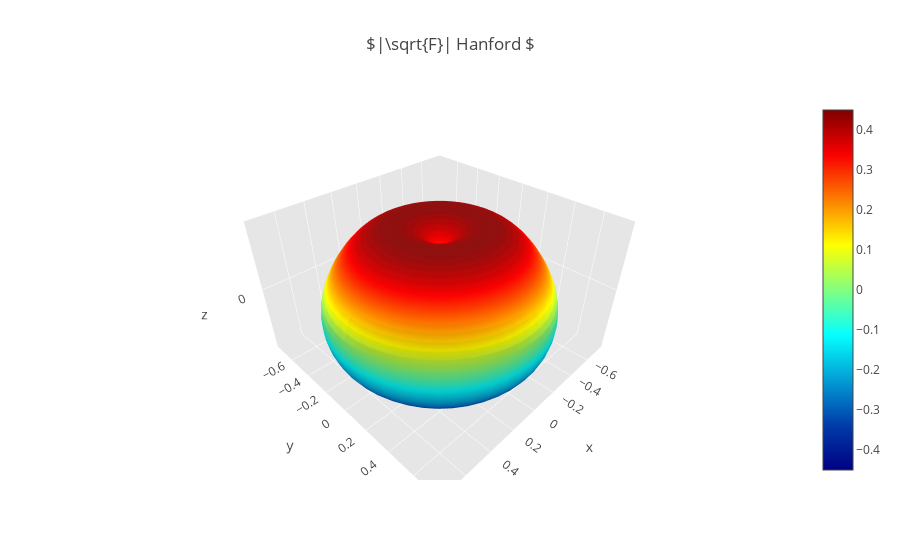

Notebook source saved alongside this figure:
### Markdown cell above
# |Fc^2 + Fp^2|

### Code cell
import numpy as np
import plotly.plotly
plotly.offline.init_notebook_mode(connected=True)
import plotly.offline as py
import plotly.graph_objs as go

import pycbc
from pycbc.detector import Detector
from pycbc.waveform import get_td_waveform

# Euler's angles 
theta_aux = np.linspace(0,np.pi,50) # right ascension
phi_aux = np.linspace(0,2*np.pi,50) # declination
psi = 0 # polarization

# compute grid for theta and phi
theta, phi  = np.meshgrid(theta_aux, phi_aux)

# declare time of earth rotation
time = 1000000000

# declare detector we want to refer H1-Hanford, L1-Livingston, Vi-Virgo
d = Detector("H1")

# compute antenna pattern f-plus and f-cross
for index in range(len(theta)):
    fp, fc = d.antenna_pattern(phi[index], theta[index], psi, time)
    # compute |sqrt(F)|, declare F = Fp^2 + Fc^2
    abs_f = abs(pow(pow(fc, 2) + pow(fp,2), 0.5)) 
    # if you're curious about the numbers 
    # print("|square_F| %s" % str(abs_f))

# set spheriacal coordinates transform
x = abs_f * np.cos(phi) * np.sin(theta)  # x = r*cos(phi)*sin(theta)
y = abs_f * np.sin(phi) * np.sin(theta)  # y = r*sin(phi)*sin(theta)
z = abs_f * np.cos(theta)                # z = np.cos(theta)


surface = go.Surface(x = x, y = y, z = z, colorscale = 'Jet')
data = [surface]

layout = go.Layout(
    title = '$|\sqrt{F}| Hanford $',
    scene = dict(
        xaxis = dict(
            gridcolor = 'rgb(255, 255, 255)',
            zerolinecolor = 'rgb(255, 255, 255)',
            showbackground = True,
            backgroundcolor ='rgb(230, 230,230)'
        ),
        yaxis = dict(
            gridcolor = 'rgb(255, 255, 255)',
            zerolinecolor = 'rgb(255, 255, 255)',
            showbackground = True,
            backgroundcolor = 'rgb(230, 230,230)'
        ),
        zaxis = dict(
            gridcolor = 'rgb(255, 255, 255)',
            zerolinecolor = 'rgb(255, 255, 255)',
            showbackground = True,
            backgroundcolor = 'rgb(230, 230,230)'
        )
    )
)

fig = go.Figure(data = data, layout = layout)
py.iplot(fig, filename='Hanford_f')

### Figure 1 — Plotly figure (JSON) as saved in the notebook; plotly's stock layout.template omitted (floating-point values rounded to 4 significant figures; data arrays with more than 128 entries replaced by an {"elided": "..."} marker saying what was removed)
{"data": [{"colorscale": "Jet", "type": "surface", "uid": "b60b01cf-6664-4ea0-a71d-1effcd3710d4", "x": {"elided": "50x50 float values"}, "y": {"elided": "50x50 float values"}, "z": {"elided": "50x50 float values"}}], "layout": {"scene": {"xaxis": {"backgroundcolor": "rgb(230, 230,230)", "gridcolor": "rgb(255, 255, 255)", "showbackground": true, "zerolinecolor": "rgb(255, 255, 255)"}, "yaxis": {"backgroundcolor": "rgb(230, 230,230)", "gridcolor": "rgb(255, 255, 255)", "showbackground": true, "zerolinecolor": "rgb(255, 255, 255)"}, "zaxis": {"backgroundcolor": "rgb(230, 230,230)", "gridcolor": "rgb(255, 255, 255)", "showbackground": true, "zerolinecolor": "rgb(255, 255, 255)"}}, "title": {"text": "$|\\sqrt{F}| Hanford $"}}}
